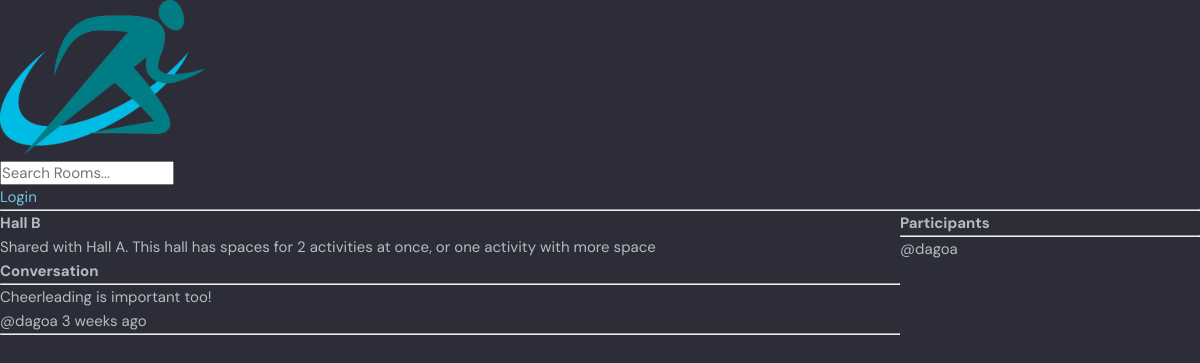
The page /staff/room/2/ on the database its author committed.
### base/models.py (models this page shows, shortened)
class Room(models.Model):
    host = models.ForeignKey(User, on_delete=models.SET_NULL, null=True)  # someone has to host the room
    roomActivity = models.ForeignKey(RoomActivity, on_delete=models.SET_NULL, null=True)  # if a room activity is
    name = models.CharField(max_length=150)
    description = models.TextField(null=True, blank=True)  # allows database description and it's submitted form to be
    participants = models.ManyToManyField(User, related_name='participants', blank=True) #store all the users active in a room
    updated = models.DateTimeField(auto_now=True)  # takes a timestamp of when this model is updated
    created = models.DateTimeField(
        auto_now_add=True)  # takes a timestamp of when this model is first created (this value never changes)
    class Meta:
        ordering = ['-updated', '-created']

class Message(models.Model):
    user = models.ForeignKey(User, on_delete=models.CASCADE)  # One-to-many relationship where if a user is deleted,
    room = models.ForeignKey(Room, on_delete=models.CASCADE)  # if the parent (Room) is deleted, deleted all the
    body = models.TextField()
    updated = models.DateTimeField(auto_now=True)
    created = models.DateTimeField(auto_now_add=True)
    class Meta:
        ordering = ['-updated', '-created']

### base/views.py (the view, shortened to what this page needs)
# urls.py: path('room/<str:pk>/', views.room, name="room"),
def room(request, pk):
    room = Room.objects.get(id=pk)
    roomMessages = room.message_set.all() #.order_by('-created')  give the all the sets of messages related to this room (most recent messge first)
    participants = room.participants.all()
    context = {'room': room, 'roomMessages': roomMessages, 'participants': participants}
    return render(request, 'base/Room.html', context)

### base/templates/base/Room.html (shortened to what this page needs)
{% extends 'Main.html' %} {% block content %}
<div class="room-container">
 <div>
  <h1>{{room.name}}</h1>
  <p>{{room.description}}</p>
  <div class="comment-wrapper">
   <h3>Conversation</h3>
   <hr />
   {% for message in roomMessages %}
   <div>
    <p>{{message.body}}</p>
    <small>@{{message.user}} {{message.created|timesince}} ago </small>
    <hr />
   </div>
   {% endfor %}
  </div>
 </div>
 <div>
  <h3>Participants</h3>
  <hr />
  {% for user in participants %}
  <div>
   <p>@{{user.username}}</p>
  </div>
  {% endfor %}
 </div>
</div>
{% endblock content %}

### static/styles/style3.css (style rules this page uses)
:root { --color-main: #71c6dd; --color-main-light: #e1f6fb; --color-dark: #3f4156; --color-dark-medium: #51546e; --color-dark-light: #696d97; --color-light: #e5e5e5; --color-gray: #8b8b8b; --color-light-gray: #b2bdbd; --color-bg: #2d2d39; --color-success: #5dd693; --color-error: #fc4b0b; }
* { font-family: "DM Sans", -apple-system, BlinkMacSystemFont, "Segoe UI", Roboto, Oxygen, Ubuntu, Cantarell, "Open Sans", "Helvetica Neue", sans-serif; margin: 0; padding: 0; box-sizing: border-box; text-rendering: optimizeLegibility; font-size: inherit; }
html { font-size: 56.25%; }
@media only screen and (min-width: 1200px) { html { font-size: 62.5%; } }
body { line-height: 1.6; font-weight: 400; font-size: 1.5rem; color: var(--color-light-gray); background-color: var(--color-bg); min-height: 100vh; }

### base/templates/base/Room.html (style rules this page uses)
.room-container { display: grid; grid-template-columns: 3fr 1fr; }

### rows shown on the page
Room: name "Hall B", description "Shared with Hall A. This hall has spaces for 2 activities at once, or one activity with more space"
Message: body "Cheerleading is important too!", user "dagoa", created "3 weeks"

### other values the page prints
{{ user.username }} "dagoa"
